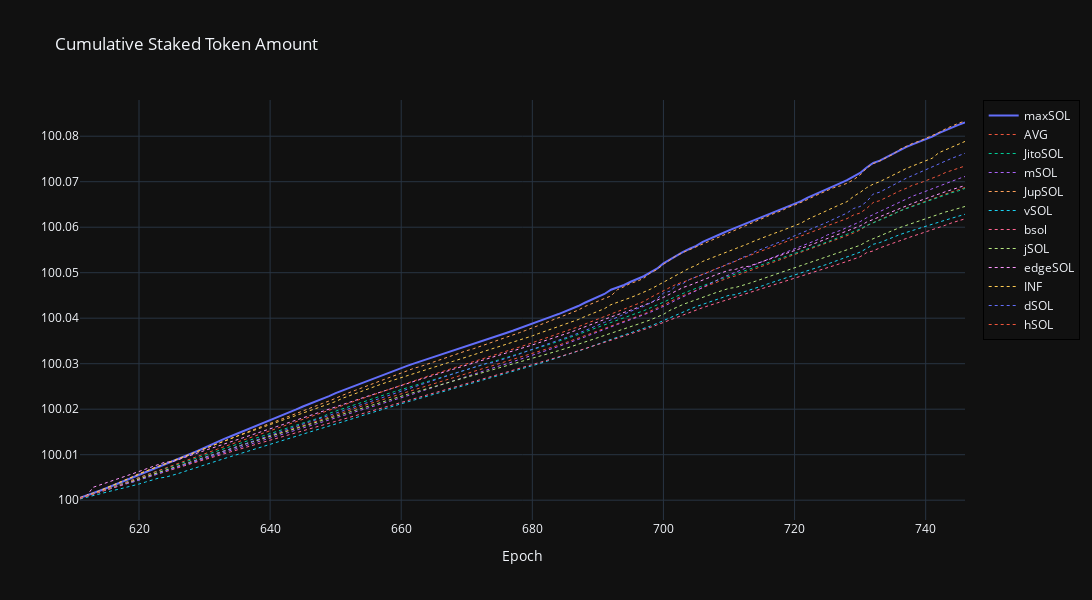

Here is the notebook cell this chart was saved with:
### Code cell
from constant.whitelist_lst import LST, WEIGHTED_LST, AVG_LST, WeightedSymbol
from simulation.simulation import EpochSymbolData, EpochInfo, Simulation
from allocator.ema import EmaAllocator, EmaHistoricalData
from allocator.ma import MaAllocator, MaHistoricalData
from allocator.single import SingleAllocator
from allocator.equal import EqualAllocator
from allocator.ma import MaAllocator
from allocator.allocator import Allocator
from portfolio.portfolio import Portfolio
from helper.plot import Datapoint, PlotData, plots
from helper.historical import load_cached_historical_apys, load_historical_apys_until_epoch
from dataclasses import dataclass

@dataclass
class BacktestingGroup:
    name: str
    weighted_symbols: list[WeightedSymbol]
    allocator: Allocator

start_epoch = 610
end_epoch = 746
groups: list[BacktestingGroup] = [
    # BacktestingGroup("MAXSOL_EMA(5)", LST, EmaAllocator()),
    BacktestingGroup("maxSOL", WEIGHTED_LST, EmaAllocator()),
    # BacktestingGroup("MAXSOL_MA(5)", LST, MaAllocator()),
    # BacktestingGroup("MAXSOL_MA(5)_WEIGHTED", WEIGHTED_LST, MaAllocator()),
    BacktestingGroup("AVG", AVG_LST, EqualAllocator()),
    BacktestingGroup("JitoSOL", [WeightedSymbol("jitosol")], SingleAllocator()),
    # BacktestingGroup("bnSOL", [WeightedSymbol("bnsol")], SingleAllocator()),
    BacktestingGroup("mSOL", [WeightedSymbol("msol")], SingleAllocator()),
    BacktestingGroup("JupSOL", [WeightedSymbol("jupsol")], SingleAllocator()),
    BacktestingGroup("vSOL", [WeightedSymbol("vsol")], SingleAllocator()),
    BacktestingGroup("bsol", [WeightedSymbol("bsol")], SingleAllocator()),
    BacktestingGroup("jSOL", [WeightedSymbol("jsol")], SingleAllocator()),
    BacktestingGroup("edgeSOL", [WeightedSymbol("edgeSOL")], SingleAllocator()),
    BacktestingGroup("INF", [WeightedSymbol("INF")], SingleAllocator()),
    BacktestingGroup("dSOL", [WeightedSymbol("dsol")], SingleAllocator()),
    BacktestingGroup("hSOL", [WeightedSymbol("hsol")], SingleAllocator()),
]

apy_plotdatas: list[PlotData] = []

for group in groups:

    # Prepare epoch symbol datas
    epoch_symbol_datas = []
    epoch_symbol_datas.append(EpochSymbolData("sol", [EpochInfo(epoch, 0.1, 1) for epoch in range(start_epoch, end_epoch + 1)]))
    for weighted_symbol in group.weighted_symbols:
        symbol = weighted_symbol.symbol
        historical_apys = load_cached_historical_apys(symbol)
        epoch_infos = [EpochInfo(x.epoch, x.apy, 1) for x in historical_apys]
        epoch_symbol_datas.append(EpochSymbolData(symbol, epoch_infos))

    # Prepare portfolio
    portfolio = Portfolio()
    portfolio.add("sol", 100)

    # Prepare simulation
    simulation = Simulation(portfolio, epoch_symbol_datas, start_epoch, end_epoch)

    apy_datapoints: list[Datapoint] = []
    for _ in simulation:
        epoch = simulation.get_current_epoch()

        # Prepare allocator data
        data = None
        if isinstance(group.allocator, EmaAllocator):
            data: list[EmaHistoricalData] = []
            for weighted_symbol in group.weighted_symbols:
                symbol = weighted_symbol.symbol
                historical_apys = load_historical_apys_until_epoch(symbol, epoch)
                data.append(EmaHistoricalData(symbol, historical_apys))
        elif isinstance(group.allocator, MaAllocator):
            data: list[MaHistoricalData] = []
            for weighted_symbol in group.weighted_symbols:
                symbol = weighted_symbol.symbol
                historical_apys = load_historical_apys_until_epoch(symbol, epoch)
                data.append(MaHistoricalData(symbol, historical_apys))
        elif isinstance(group.allocator, SingleAllocator):
            data = group.weighted_symbols[-1].symbol
        elif isinstance(group.allocator, EqualAllocator):
            data = group.weighted_symbols
        
        # Get allocations
        allocations = group.allocator.with_data(data).get_allocations(epoch)

        # Adjust allocations by symbol weights
        allocations = simulation.adjust_symbol_weights(group.weighted_symbols, allocations)

        # Rebalance
        simulation.rebalance(epoch, allocations)

        # ? Record datapoint

        # total token amount
        total_token_amount = portfolio.get_total_token_amount()
        apy_datapoints.append(Datapoint(epoch, total_token_amount))

    apy_plotdatas.append(PlotData(group.name, apy_datapoints, None if group.name == "maxSOL" else dict(width=1, dash="dot")))

plots("Cumulative Staked Token Amount", apy_plotdatas)

for d in apy_plotdatas:
    print(d)

### Figure 1 — Plotly figure (JSON) as saved in the notebook; plotly's stock layout.template omitted (floating-point values rounded to 4 significant figures; data arrays with more than 128 entries replaced by an {"elided": "..."} marker saying what was removed)
{"data": [{"mode": "lines", "name": "maxSOL", "text": {"elided": "136 str values"}, "type": "scatter", "x": {"elided": "136 int values"}, "y": {"elided": "136 float values"}}, {"line": {"dash": "dot", "width": 1}, "mode": "lines", "name": "AVG", "text": {"elided": "136 str values"}, "type": "scatter", "x": {"elided": "136 int values"}, "y": {"elided": "136 float values"}}, {"line": {"dash": "dot", "width": 1}, "mode": "lines", "name": "JitoSOL", "text": {"elided": "136 str values"}, "type": "scatter", "x": {"elided": "136 int values"}, "y": {"elided": "136 float values"}}, {"line": {"dash": "dot", "width": 1}, "mode": "lines", "name": "mSOL", "text": {"elided": "136 str values"}, "type": "scatter", "x": {"elided": "136 int values"}, "y": {"elided": "136 float values"}}, {"line": {"dash": "dot", "width": 1}, "mode": "lines", "name": "JupSOL", "text": {"elided": "136 str values"}, "type": "scatter", "x": {"elided": "136 int values"}, "y": {"elided": "136 float values"}}, {"line": {"dash": "dot", "width": 1}, "mode": "lines", "name": "vSOL", "text": {"elided": "136 str values"}, "type": "scatter", "x": {"elided": "136 int values"}, "y": {"elided": "136 float values"}}, {"line": {"dash": "dot", "width": 1}, "mode": "lines", "name": "bsol", "text": {"elided": "136 str values"}, "type": "scatter", "x": {"elided": "136 int values"}, "y": {"elided": "136 float values"}}, {"line": {"dash": "dot", "width": 1}, "mode": "lines", "name": "jSOL", "text": {"elided": "136 str values"}, "type": "scatter", "x": {"elided": "136 int values"}, "y": {"elided": "136 float values"}}, {"line": {"dash": "dot", "width": 1}, "mode": "lines", "name": "edgeSOL", "text": {"elided": "136 str values"}, "type": "scatter", "x": {"elided": "136 int values"}, "y": {"elided": "136 float values"}}, {"line": {"dash": "dot", "width": 1}, "mode": "lines", "name": "INF", "text": {"elided": "136 str values"}, "type": "scatter", "x": {"elided": "136 int values"}, "y": {"elided": "136 float values"}}, {"line": {"dash": "dot", "width": 1}, "mode": "lines", "name": "dSOL", "text": {"elided": "136 str values"}, "type": "scatter", "x": {"elided": "136 int values"}, "y": {"elided": "136 float values"}}, {"line": {"dash": "dot", "width": 1}, "mode": "lines", "name": "hSOL", "text": {"elided": "136 str values"}, "type": "scatter", "x": {"elided": "136 int values"}, "y": {"elided": "136 float values"}}], "layout": {"height": 600, "legend": {"bordercolor": "Black", "borderwidth": 1}, "title": {"text": "Cumulative Staked Token Amount"}, "width": 1200, "xaxis": {"anchor": "y", "domain": [0, 1], "title": {"text": "Epoch"}}, "yaxis": {"anchor": "x", "domain": [0, 1]}}}
